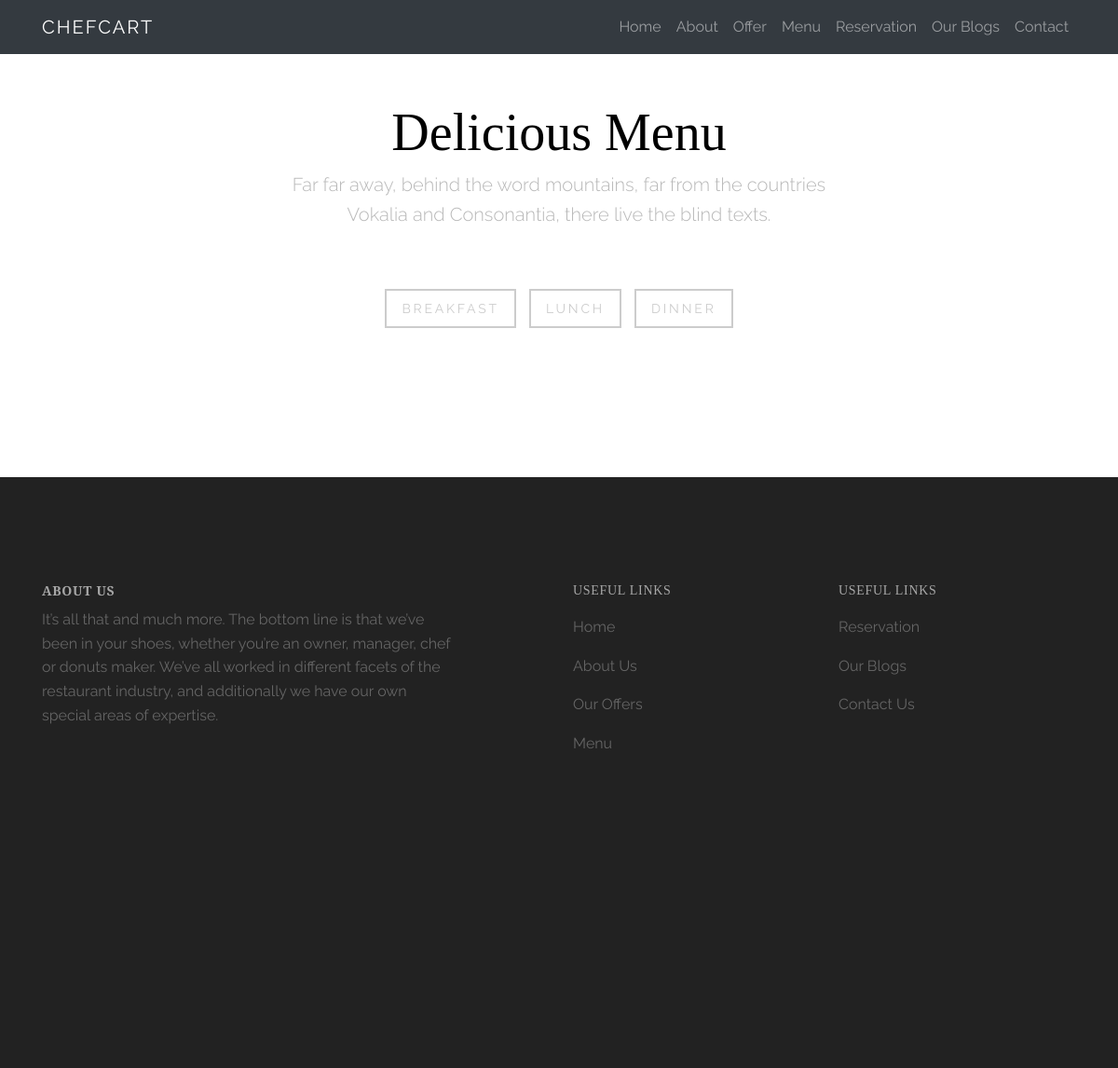
Screenshot of /meals/ with the database file from the repository.
### meals/models.py (models this page shows)
class Category(models.Model):
    category = models.CharField(max_length=20)
    class Meta:
        verbose_name = 'category'
        verbose_name_plural = 'categories'
    def __str__(self):
        return self.category

### meals/views.py (the view)
# urls.py: path('', views.mealList, name='meal-list'),
def mealList(request):
    menuItems = Meals.objects.all()
    categories = Category.objects.all()
    context = {
        'menuItems': menuItems,
        'categories': categories
    }
    return render(request, 'meals/menu.html', context)

### meals/templates/meals/menu.html (shortened to what this page needs)
{% extends 'base.html' %}
{% load static %}
{% block content %}
<section class="site-section" id="section-menu">
    <div class="container">
        <div class="row">
            <div class="col-md-12 text-center mb-5 site-animate">
                <h2 class="display-4">Delicious Menu</h2>
                <div class="row justify-content-center">
                    <div class="col-md-7">
                        <p class="lead">Far far away, behind the word mountains, far from the countries Vokalia and
                            Consonantia, there live the blind texts.</p>
                    </div>
                </div>
            </div>
            <div class="col-md-12 text-center">
                <ul class="nav site-tab-nav nav-pills mb-5" id="pills-tab" role="tablist">
                    {% for category in categories %}
                        <li class="nav-item site-animate">
                            <a class="nav-link" id="{{ category }}-tab" data-toggle="pill" href="#{{ category }}" role="tab"
                                aria-controls="{{ category }}" aria-selected="true">{{ category }}</a>
                        </li>
                    {% endfor %}
                </ul>
            </div>
        </div>
    </div>
</section>
{% endblock %}

### static/css/style.css (style rules this page uses)
html { overflow-x: hidden; }
body { font-family: "Raleway", sans-serif; background: #fff; font-size: 16px; line-height: 1.6; color: #b8b8b8; }
a { -webkit-transition: .3s all ease; -o-transition: .3s all ease; transition: .3s all ease; color: #FDA403; }
h1, h2, h3, h4, h5, .h1, .h2, .h3, .h4, .h5 { line-height: 1.45; color: #000; font-family: "Playfair Display", serif; font-weight: bold; }
.site-tab-nav { padding: 0; margin: 0; display: inline-block !important; }
.site-tab-nav li { padding: 0; margin: 0 5px; display: inline-block !important; }
.site-tab-nav li a { text-transform: uppercase; font-size: 14px; letter-spacing: .2em; color: #ccc; border: 2px solid #ccc; border-radius: 0 !important; }
.site-animate { opacity: 0; visibility: hidden; }
.site-section { padding: 7em 0; }

### rows the page displays
Category: category "BREAKFAST"
Category: category "LUNCH"
Category: category "DINNER"
